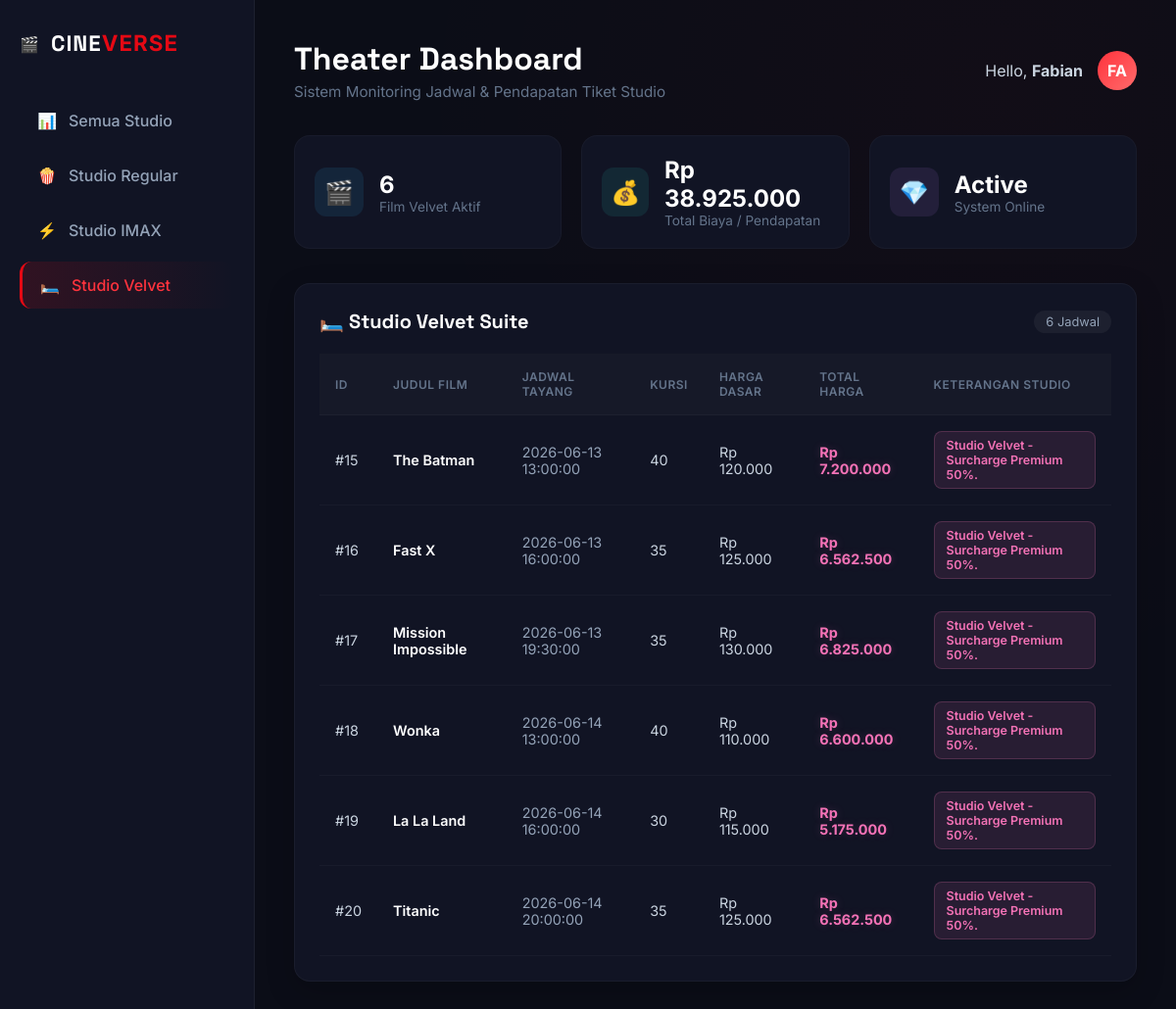
Page /index.php?view=velvet on the committed database.
### tables this page shows
CREATE TABLE `tabel_tiket` (
  `id_tiket` int NOT NULL,
  `nama_film` varchar(100) NOT NULL,
  `jadwal_tayang` datetime NOT NULL,
  `jumlah_kursi` int NOT NULL,
  `harga_dasar_tiket` decimal(10,2) NOT NULL,
  `jenis_studio` enum('regular','imax','velvet') NOT NULL,
  `tipe_audio` varchar(50) DEFAULT NULL,
  `lokasi_baris` varchar(20) DEFAULT NULL,
  `kacamata_3d_id` varchar(50) DEFAULT NULL,
  `efek_gerak_fitur` varchar(100) DEFAULT NULL,
  `bantal_selimut_pack` varchar(100) DEFAULT NULL,
  `layanan_butler` varchar(100) DEFAULT NULL
);

### TiketVelvet.php (called while the page is built, shortened)
<?php
require_once 'Tiket.php';
class TiketVelvet extends Tiket {
    public function getDaftarVelvet($db) {
        $stmt = $db->prepare("SELECT * FROM tabel_tiket WHERE jenis_studio='velvet'");
        $stmt->execute();
        return $stmt->fetchAll(PDO::FETCH_ASSOC);
    }
    public function hitungTotalHarga() {
        return ($this->jumlah_kursi * $this->hargaDasarTiket) * 1.50;
    }
    public function tampilkanInfoStudio() {
        return "Studio Velvet - Surcharge Premium 50%.";
    }
}
?>

### tiket.php (called while the page is built, shortened)
<?php
abstract class Tiket {
    public function __construct($data) {
        $this->jumlah_kursi    = $data['jumlah_kursi'] ?? 0;
        $this->hargaDasarTiket = $data['harga_dasar_tiket'] ?? 0;
    }
}
?>

### index.php (the view, shortened to what this page needs)
<?php
$host = 'localhost';
$db_name = 'db_latihan_pbo_fabianadilarevianza';
$username = 'root';
$password = '';
try {
    $db = new PDO("mysql:host=$host;dbname=$db_name", $username, $password);
    $db->setAttribute(PDO::ATTR_ERRMODE, PDO::ERRMODE_EXCEPTION);
} catch (PDOException $e) {
    die("Koneksi gagal: " . $e->getMessage());
}
require_once 'Tiket.php';
require_once 'TiketVelvet.php';
$tiketVelvetInstance = new TiketVelvet([]);
$daftarVelvet = $tiketVelvetInstance->getDaftarVelvet($db);
$view = $_GET['view'] ?? 'all';
$currentFilmCount = 0;
$currentTotalPendapatan = 0;
if ($view == 'velvet' || $view == 'all') {
    $currentFilmCount += count($daftarVelvet);
    foreach ($daftarVelvet as $row) {
        $t = new TiketVelvet($row);
        $currentTotalPendapatan += $t->hitungTotalHarga();
    }
}
?>
<!DOCTYPE html>
<html lang="id">
<head>
    <link rel="stylesheet" href="style.css">
</head>
<body>
    <div class="app-container">
        <aside class="sidebar">
            <div class="brand">
                <span class="logo-icon">🎬</span>
                <h2>CINE<span>VERSE</span></h2>
            </div>
            <nav class="menu">
                <a href="index.php?view=all" class="<?= $view == 'all' ? 'active' : '' ?>"><span class="icon">📊</span> Semua Studio</a>
                <a href="index.php?view=regular" class="<?= $view == 'regular' ? 'active' : '' ?>"><span class="icon">🍿</span> Studio Regular</a>
                <a href="index.php?view=imax" class="<?= $view == 'imax' ? 'active' : '' ?>"><span class="icon">⚡</span> Studio IMAX</a>
                <a href="index.php?view=velvet" class="<?= $view == 'velvet' ? 'active' : '' ?>"><span class="icon">🛏️</span> Studio Velvet</a>
            </nav>
        </aside>
        <main class="main-content">
            <header class="main-header">
                <div>
                    <h1>Theater Dashboard</h1>
                    <p class="subtitle">Sistem Monitoring Jadwal & Pendapatan Tiket Studio</p>
                </div>
                <div class="user-profile">
                    <span>Hello, <strong>Fabian</strong></span>
                    <div class="avatar">FA</div>
                </div>
            </header>
            <section class="stats-container">
                <div class="stat-card">
                    <div class="stat-icon icon-blue">🎬</div>
                    <div class="stat-info">
                        <h3><?= $currentFilmCount ?></h3>
                        <p><?= $view == 'all' ? 'Total Semua Film' : 'Film ' . ucfirst($view) . ' Aktif' ?></p>
                    </div>
                </div>
                <div class="stat-card">
                    <div class="stat-icon icon-green">💰</div>
                    <div class="stat-info">
                        <h3>Rp <?= number_format($currentTotalPendapatan, 0, ',', '.') ?></h3>
                        <p>Total Biaya / Pendapatan</p>
                    </div>
                </div>
                <div class="stat-card">
                    <div class="stat-icon icon-purple">💎</div>
                    <div class="stat-info">
                        <h3>Active</h3>
                        <p>System Online</p>
                    </div>
                </div>
            </section>
            <div class="tables-grid">
                <?php if ($view == 'all' || $view == 'velvet'): ?>
                <section class="card-table tier-velvet">
                    <div class="card-header">
                        <h2>🛏️ Studio Velvet Suite</h2>
                        <span class="badge-count"><?= count($daftarVelvet) ?> Jadwal</span>
                    </div>
                    <div class="table-responsive">
                        <table>
                            <thead>
                                <tr>
                                    <th>ID</th>
                                    <th>Judul Film</th>
                                    <th>Jadwal Tayang</th>
                                    <th>Kursi</th>
                                    <th>Harga Dasar</th>
                                    <th>Total Harga</th>
                                    <th>Keterangan Studio</th>
                                </tr>
                            </thead>
                            <tbody>
                                <?php foreach ($daftarVelvet as $row):
                                    $tiket = new TiketVelvet($row); ?>
                                    <tr>
                                        <td>#<?= $row['id_tiket'] ?? '-' ?></td>
                                        <td class="film-title"><?= $row['nama_film'] ?? '-' ?></td>
                                        <td class="text-glow"><?= $row['jadwal_tayang'] ?? '-' ?></td>
                                        <td><?= $row['jumlah_kursi'] ?? '-' ?></td>
                                        <td>Rp <?= number_format($row['harga_dasar_tiket'] ?? 0, 0, ',', '.') ?></td>
                                        <td class="price-tag text-velvet">Rp <?= number_format($tiket->hitungTotalHarga(), 0, ',', '.') ?></td>
                                        <td><span class="badge badge-velvet"><?= $tiket->tampilkanInfoStudio() ?></span></td>
                                    </tr>
                                <?php endforeach; ?>
                            </tbody>
                        </table>
                    </div>
                </section>
                <?php endif; ?>
            </div>
        </main>
    </div>
</body>
</html>

### style.css (style rules this page uses)
* { margin: 0; padding: 0; box-sizing: border-box; font-family: "Inter", sans-serif; }
body { background-color: #0b0d17; color: #cbd5e1; }
.app-container { display: flex; min-height: 100vh; }
.sidebar { width: 260px; background-color: #111424; border-right: 1px solid rgba(255, 255, 255, 0.05); padding: 30px 20px; }
.brand { display: flex; align-items: center; gap: 12px; margin-bottom: 40px; }
.brand h2 { font-family: "Space Grotesk", sans-serif; font-size: 1.4rem; font-weight: 700; color: #fff; letter-spacing: 1px; }
.brand h2 span { color: #e50914; }
.menu { display: flex; flex-direction: column; gap: 8px; }
.menu a { text-decoration: none; color: #94a3b8; padding: 14px 18px; border-radius: 12px; font-weight: 500; display: flex; align-items: center; gap: 12px; transition: all 0.3s ease; }
.menu a:hover, .menu a.active { background: linear-gradient( 90deg, rgba(229, 9, 20, 0.15) 0%, rgba(0, 0, 0, 0) 100% ); color: #ff333d; border-left: 3px solid #e50914; }
.main-content { flex: 1; padding: 40px; background: radial-gradient( circle at 80% 10%, rgba(229, 9, 20, 0.03) 0%, transparent 50% ); }
.main-header { display: flex; justify-content: space-between; align-items: center; margin-bottom: 35px; }
.main-header h1 { font-family: "Space Grotesk", sans-serif; font-size: 2rem; color: #fff; }
.subtitle { color: #64748b; font-size: 0.95rem; margin-top: 4px; }
.user-profile { display: flex; align-items: center; gap: 15px; }
.avatar { width: 40px; height: 40px; background: linear-gradient(135deg, #ff333d, #ff6b6b); color: #fff; border-radius: 50%; display: flex; align-items: center; justify-content: center; font-weight: 700; }
.stats-container { display: grid; grid-template-columns: repeat(auto-fit, minmax(240px, 1fr)); gap: 20px; margin-bottom: 35px; }
.stat-card { background-color: #111424; border: 1px solid rgba(255, 255, 255, 0.03); border-radius: 16px; padding: 20px; display: flex; align-items: center; gap: 16px; }
.stat-icon { width: 50px; height: 50px; border-radius: 12px; display: flex; align-items: center; justify-content: center; font-size: 1.5rem; }
.icon-blue { background: rgba(56, 189, 248, 0.1); color: #38bdf8; }
.icon-green { background: rgba(45, 212, 191, 0.1); color: #2dd4bf; }
.icon-purple { background: rgba(192, 132, 252, 0.1); color: #c084fc; }
.stat-info h3 { color: #fff; font-size: 1.5rem; font-weight: 700; }
.stat-info p { color: #64748b; font-size: 0.85rem; }
.tables-grid { display: flex; flex-direction: column; gap: 35px; }
.card-table { background-color: #111424; border: 1px solid rgba(255, 255, 255, 0.04); border-radius: 16px; padding: 25px; box-shadow: 0 10px 30px rgba(0, 0, 0, 0.2); }
.card-header { display: flex; justify-content: space-between; align-items: center; margin-bottom: 20px; }
.card-header h2 { font-family: "Space Grotesk", sans-serif; font-size: 1.25rem; color: #fff; }
.badge-count { font-size: 0.8rem; background-color: rgba(255, 255, 255, 0.05); padding: 4px 12px; border-radius: 20px; color: #94a3b8; }
.table-responsive { overflow-x: auto; }
table { width: 100%; border-collapse: collapse; text-align: left; }
th, td { padding: 16px; border-bottom: 1px solid rgba(255, 255, 255, 0.03); font-size: 0.9rem; }
th { background-color: rgba(255, 255, 255, 0.02); color: #64748b; font-weight: 600; text-transform: uppercase; font-size: 0.75rem; letter-spacing: 0.5px; }
.film-title { color: #fff; font-weight: 600; }
.text-glow { color: #94a3b8; }
.price-tag { font-weight: 700; }
.text-velvet { color: #f472b6; text-shadow: 0 0 10px rgba(244, 114, 182, 0.2); }
.badge { padding: 6px 12px; border-radius: 8px; font-size: 0.78rem; font-weight: 600; display: inline-block; }
.badge-velvet { background: rgba(244, 114, 182, 0.1); color: #f472b6; border: 1px solid rgba(244, 114, 182, 0.2); }

### rows in the picture
tabel_tiket: id_tiket "15", nama_film "The Batman", jadwal_tayang "2026-06-13 13:00:00", jumlah_kursi "40", harga_dasar_tiket "120.000", $tiket->hitungTotalHarga() "7.200.000", tampilkanInfoStudio "Studio Velvet - Surcharge Premium 50%."
tabel_tiket: id_tiket "16", nama_film "Fast X", jadwal_tayang "2026-06-13 16:00:00", jumlah_kursi "35", harga_dasar_tiket "125.000", $tiket->hitungTotalHarga() "6.562.500", tampilkanInfoStudio "Studio Velvet - Surcharge Premium 50%."
tabel_tiket: id_tiket "17", nama_film "Mission Impossible", jadwal_tayang "2026-06-13 19:30:00", jumlah_kursi "35", harga_dasar_tiket "130.000", $tiket->hitungTotalHarga() "6.825.000", tampilkanInfoStudio "Studio Velvet - Surcharge Premium 50%."
tabel_tiket: id_tiket "18", nama_film "Wonka", jadwal_tayang "2026-06-14 13:00:00", jumlah_kursi "40", harga_dasar_tiket "110.000", $tiket->hitungTotalHarga() "6.600.000", tampilkanInfoStudio "Studio Velvet - Surcharge Premium 50%."
tabel_tiket: id_tiket "19", nama_film "La La Land", jadwal_tayang "2026-06-14 16:00:00", jumlah_kursi "30", harga_dasar_tiket "115.000", $tiket->hitungTotalHarga() "5.175.000", tampilkanInfoStudio "Studio Velvet - Surcharge Premium 50%."
tabel_tiket: id_tiket "20", nama_film "Titanic", jadwal_tayang "2026-06-14 20:00:00", jumlah_kursi "35", harga_dasar_tiket "125.000", $tiket->hitungTotalHarga() "6.562.500", tampilkanInfoStudio "Studio Velvet - Surcharge Premium 50%."

### other values in the picture
$currentFilmCount "6"
$view "Velvet"
$currentTotalPendapatan "38.925.000"
count($daftarVelvet) "6"
